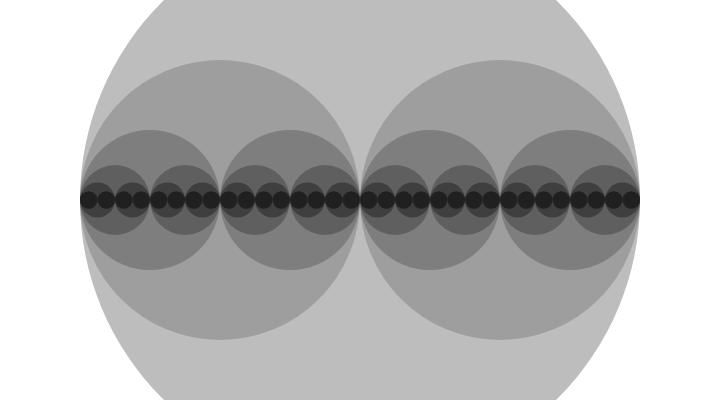
Frame 1 (no input)
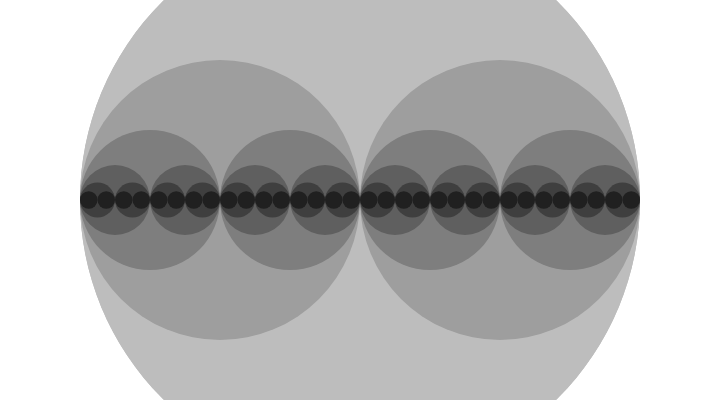
Frame 2 (the mouse pressed at the canvas centre, redrawn once)

The p5.js sketch that drew these frames (run headless with seeded random() and noise() and a simulated clock; the mouse was pressed at the canvas centre and the sketch redrawn once):

// p5.js sketch
// ── sketch.js
//this example is from https://p5js.org/examples/structure-recursion.html
//you can play around with the code at the link above
function setup() {
  createCanvas(720, 400);
  noStroke();
  noLoop();
}

function draw() {
  drawCircle(width/2, 280, 6);
}

function drawCircle(x, radius, level) {
  var tt = 126 * level/4.0;
  fill(tt);
  ellipse(x, height/2, radius*2, radius*2);
  if(level > 1) {
      level = level - 1;
      drawCircle(x - radius/2, radius/2, level);
      drawCircle(x + radius/2, radius/2, level);
    }
}
